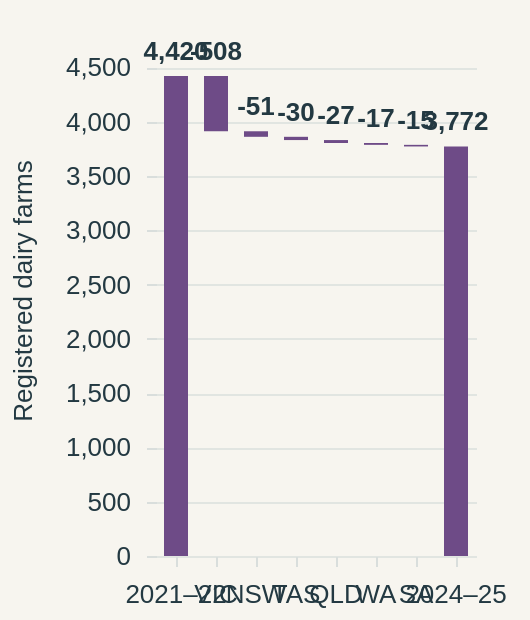

Source (Vega-Lite JSON):
### Vega-Lite specification from a JSON file in a GitHub repository (floating-point values rounded to 4 significant figures)
{"$schema": "https://vega.github.io/schema/vega-lite/v5.json", "width": "container", "height": 310, "background": "#f7f5ef", "padding": {"left": 5, "right": 12, "top": 12, "bottom": 6}, "autosize": {"type": "fit", "contains": "padding", "resize": true}, "config": {"font": "Arial", "view": {"stroke": null}, "axis": {"labelFontSize": 13, "titleFontSize": 13, "labelColor": "#233942", "titleColor": "#233942", "domain": false, "tickColor": "#d9dedc", "gridColor": "#d9dedc", "gridOpacity": 0.7, "titleFontWeight": "normal", "titlePadding": 14, "labelPadding": 8}, "legend": {"orient": "top", "labelFontSize": 12, "titleFontSize": 12, "labelColor": "#233942", "titleColor": "#233942", "titleFontWeight": "normal", "padding": 0, "offset": 12}, "text": {"font": "Arial", "fontSize": 13, "color": "#233942"}}, "data": {"values": [{"label": "2021–22", "bottom": 0, "top": 4420, "value": 4420, "kind": "Total", "display": "4,420"}, {"label": "VIC", "bottom": 3912, "top": 4420, "value": -508, "kind": "Change", "display": "-508"}, {"label": "NSW", "bottom": 3861, "top": 3912, "value": -51, "kind": "Change", "display": "-51"}, {"label": "TAS", "bottom": 3831, "top": 3861, "value": -30, "kind": "Change", "display": "-30"}, {"label": "QLD", "bottom": 3804, "top": 3831, "value": -27, "kind": "Change", "display": "-27"}, {"label": "WA", "bottom": 3787, "top": 3804, "value": -17, "kind": "Change", "display": "-17"}, {"label": "SA", "bottom": 3772, "top": 3787, "value": -15, "kind": "Change", "display": "-15"}, {"label": "2024–25", "bottom": 0, "top": 3772, "value": 3772, "kind": "Total", "display": "3,772"}]}, "encoding": {"x": {"field": "label", "type": "nominal", "sort": ["2021–22", "VIC", "NSW", "TAS", "QLD", "WA", "SA", "2024–25"], "axis": {"title": null, "labelAngle": 0}}, "y": {"field": "top", "type": "quantitative", "axis": {"title": "Registered dairy farms"}, "scale": {"domain": [0, 4900]}}, "tooltip": [{"field": "label", "type": "nominal"}, {"field": "value", "type": "quantitative", "format": "+,.0f"}]}, "layer": [{"mark": {"type": "bar", "size": {"expr": "max(12, width / 14)"}}, "encoding": {"y2": {"field": "bottom"}, "color": {"value": "#6e4b87"}}}, {"mark": {"type": "text", "dy": -12, "fontWeight": 600}, "encoding": {"text": {"field": "display"}}}], "usermeta": {"chart": 5, "title": "Victoria accounts for most of the decline", "finding": "Victoria accounts for 508 of the 648 fewer registered dairy farms.", "source": "https://www.dairyaustralia.com.au/industry-reports/australian-dairy-industry-in-focus", "period": "2021–22 → 2024–25", "idiom": "Waterfall chart"}, "description": "Victoria accounts for 508 of the 648 fewer registered dairy farms. Floating bars subtract each state’s contribution. This is an accounting comparison, not an explanation of why farms left. End year provisional."}
